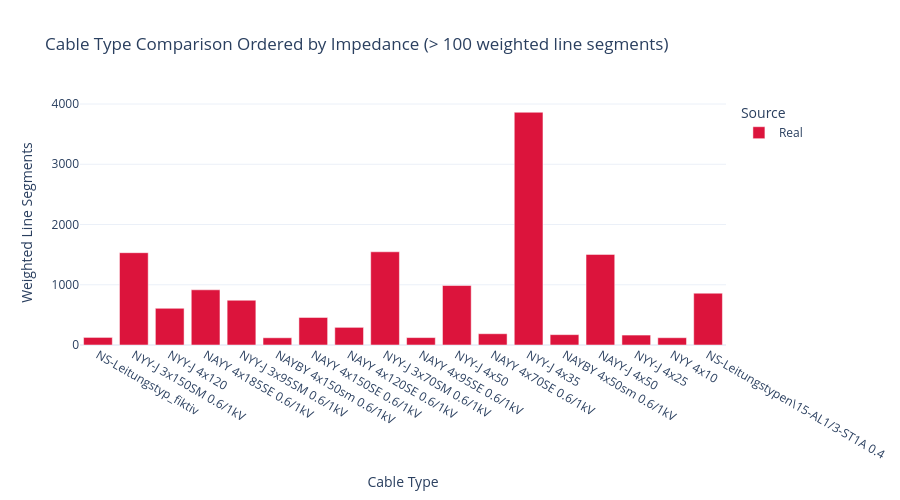

Notebook code cell kept with this figure:
### Code cell
_ = show_cable_type_comparison(
    PLZ,
    real_grid_dir=REAL_GRID_DIR,
    min_segment_count=MIN_CABLE_SEGMENTS,
 )

### Figure 1 — Plotly figure (JSON) as saved in the notebook; plotly's stock layout.template omitted (floating-point values rounded to 4 significant figures)
{"data": [{"alignmentgroup": "True", "customdata": [[1.223, 0.0], [40.34, 0.1453], [18.34, 0.1735], [30.45, 0.1836], [18.77, 0.208], [2.758, 0.2197], [11.69, 0.2218], [8.619, 0.2666], [32.89, 0.2788], [5.336, 0.3311], [20.88, 0.3961], [4.666, 0.4518], [56.19, 0.5309], [1.689, 0.6465], [22.28, 0.6466], [2.279, 0.7324], [1.749, 1.833], [10.97, 1.909]], "hovertemplate": "Source=Real<br>Cable Type=%{x}<br>Weighted Line Segments=%{y}<br>total_length_km=%{customdata[0]}<br>impedance_ohm_per_km=%{customdata[1]}<extra></extra>", "legendgroup": "Real", "marker": {"color": "crimson", "pattern": {"shape": ""}}, "name": "Real", "offsetgroup": "Real", "orientation": "v", "showlegend": true, "textposition": "auto", "type": "bar", "x": ["NS-Leitungstyp_fiktiv", "NYY-J 3x150SM 0.6/1kV", "NYY-J 4x120", "NAYY 4x185SE 0.6/1kV", "NYY-J 3x95SM 0.6/1kV", "NAYBY 4x150sm 0.6/1kV", "NAYY 4x150SE 0.6/1kV", "NAYY 4x120SE 0.6/1kV", "NYY-J 3x70SM 0.6/1kV", "NAYY 4x95SE 0.6/1kV", "NYY-J 4x50", "NAYY 4x70SE 0.6/1kV", "NYY-J 4x35", "NAYBY 4x50sm 0.6/1kV", "NAYY-J 4x50", "NYY-J 4x25", "NYY 4x10", "NS-Leitungstypen\\15-AL1/3-ST1A 0.4"], "xaxis": "x", "y": [126.0, 1532.0, 609.0, 916.0, 743.0, 120.0, 457.0, 293.0, 1547.0, 123.0, 987.0, 187.0, 3863.0, 172.0, 1504.0, 165.0, 121.0, 860.0], "yaxis": "y"}], "layout": {"barmode": "group", "height": 500, "legend": {"title": {"text": "Source"}, "tracegroupgap": 0}, "title": {"text": "Cable Type Comparison Ordered by Impedance (> 100 weighted line segments)"}, "xaxis": {"anchor": "y", "categoryarray": ["NS-Leitungstyp_fiktiv", "NYY-J 3x150SM 0.6/1kV", "NYY-J 4x120", "NAYY 4x185SE 0.6/1kV", "NYY-J 3x95SM 0.6/1kV", "NAYBY 4x150sm 0.6/1kV", "NAYY 4x150SE 0.6/1kV", "NAYY 4x120SE 0.6/1kV", "NYY-J 3x70SM 0.6/1kV", "NAYY 4x95SE 0.6/1kV", "NYY-J 4x50", "NAYY 4x70SE 0.6/1kV", "NYY-J 4x35", "NAYBY 4x50sm 0.6/1kV", "NAYY-J 4x50", "NYY-J 4x25", "NYY 4x10", "NS-Leitungstypen\\15-AL1/3-ST1A 0.4"], "categoryorder": "array", "domain": [0, 1], "title": {"text": "Cable Type"}}, "yaxis": {"anchor": "x", "domain": [0, 1], "title": {"text": "Weighted Line Segments"}}}}
